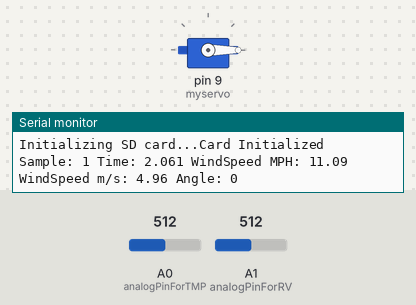
This sketch was run on a simulated Arduino Mega 2560, built with avr-gcc and run on an emulated ATmega2560. Shown: servo, the last lines printed to the serial monitor. The test bench sets the inputs (shaded band); at power-on: A0 (analogPinForTMP) = 512, A1 (analogPinForRV) = 512. Storage starts empty.

Above: at 2.1 s.
At 15.3 s:
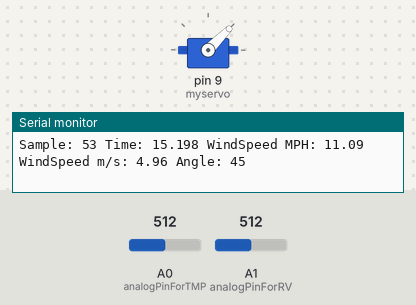
At 28.7 s:
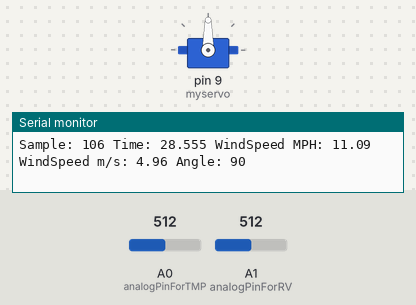
At 55.3 s:
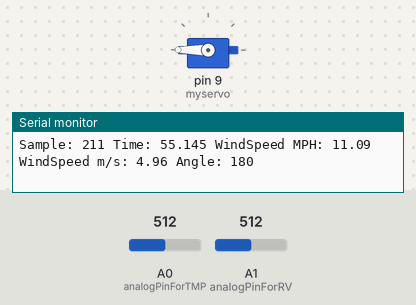
Timing chart, 0 to 74.0 s (numbered marks = the images above):
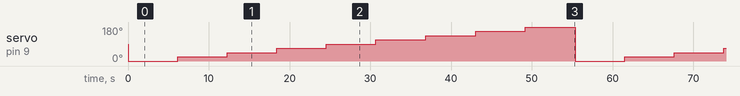

The sketch:

wind_motor.ino
```cpp
/*
    Wind Sensor motor fixture
    Author: Vikram Seshadri
    04/09/2019

    Description:
    This sketch uses a servo motor and a wind sensor to map different vectors of air flow.
     - Added CSV file modifications
     - Added servo motor
     - Added time intervals for each angle

    Calibrating the sensor:
    Put a glass over it, but the sensor should not be touching the desktop surface however.
    Adjust the zeroWindAdjustment until your sensor reads about zero with the glass over it.
    Ideally a vacuum chamber should do the job.

    Hardware Setup:
    Wind Sensor Signals    Arduino
    GND                    GND
    +V                     5V
    RV                     A1,A3,A5,A7    // modify the definitions below to use other pins
    TMP                    A0,A2,A4,A6    // modify the definitions below to use other pins
    SDSS                   53             // for Mega
*/

#include <Servo.h>
#include <SD.h>

#define analogPinForRV    A1   // change to pins you the analog pins are using
#define analogPinForTMP   A0
#define SDSS 4

Servo myservo;  // create servo object to control a servo
int pos = 0;    // variable to store the servo position
const float zeroWindAdjustment =  .2; // negative numbers yield smaller wind speeds and vice versa.
int cnt = 0;

int TMP_Therm_ADunits;  //temp termistor value from wind sensor
float RV_Wind_ADunits;    //RV output from wind sensor
float RV_Wind_Volts;


int TempCtimes100;
float zeroWind_ADunits;
float zeroWind_volts;
float WindSpeed_MPH;
float WindSpeed_MS;
String dataString = "";

unsigned long counter = 0;
unsigned long previousCounter = 0;
unsigned int interval = 6000; //2 minute between angle switch
unsigned long lastMillis;

int posArray[] = {0, 22, 45, 67, 90 , 112, 135 , 157, 180}; // angles
int i = 0;
char x[8]; //timer

/*************************************************************/
/* SD Class */
class CSVFile
{
  public:
    char filenamechar[100];
    File file;
    //SdFat SD;
    String base_filename;
    int file_number;
    String full_filename;

    CSVFile(String bfilename)
    {
      base_filename = bfilename;
      file_number = 1;
      full_filename = bfilename + String(file_number) + String(F(".csv"));
      full_filename.toCharArray(filenamechar, 100);
      //SD.begin(SDSS, SPI_HALF_SPEED);
    }

    void beginNow()
    {
      SD.begin(SDSS);
    }

    void openFile()
    {
      file = SD.open(filenamechar, FILE_WRITE);
    }

    void closeFile()
    {
      file.close();
    }

    void writeToCSV(String data)
    {
      file.print(data);
      file.print(String(F("\r\n")));
    }

    void writeHeaders()
    {
      file.println(String(F("Sample#,Time (sec.),WindSpeed (m/s),Windspeed (mph),Angle"))); //Headers
    }

    void _update_file_number()
    {
      // See if the file already exists, if so, see if it has _###
      // If file doesn't exist, add _###
      // If file does exists, make _### 1 more

      while (SD.exists(filenamechar)) {
        file_number += 1;
        full_filename = base_filename + String(file_number) + String(F(".csv"));
        full_filename.toCharArray(filenamechar, 100);
      }
    }
};

//setup csv file object
String filename = "Airflow";
CSVFile csv(filename);

void setup() {
  myservo.attach(9);

  Serial.begin(57600);
  while (!Serial) {
    ; // wait for serial port to connect. Needed for native USB port only
  }

  Serial.print("Initializing SD card...");

  // see if the card is present and can be initialized:
  if (SD.begin(SDSS)) {

    csv.beginNow();
    csv._update_file_number();
    csv.openFile();
    csv.writeHeaders();
    csv.closeFile();
    Serial.println("Card Initialized");

  }

  else {
    Serial.println("No SD card found");

  }
  myservo.write(posArray[0]);
  delay(2000);
}

void loop() {

  unsigned long currentCounter = millis();
  double timer = 0;

  if (millis() - lastMillis > 200) {
    csv.openFile();
    cnt = cnt + 1;

    TMP_Therm_ADunits = analogRead(analogPinForTMP);
    RV_Wind_ADunits = analogRead(analogPinForRV);

    RV_Wind_Volts = (RV_Wind_ADunits *  0.0048828125);

    TempCtimes100 = (0.005 * ((float)TMP_Therm_ADunits * (float)TMP_Therm_ADunits)) - (16.862 * (float)TMP_Therm_ADunits) + 9075.4;

    zeroWind_ADunits = -0.0006 * ((float)TMP_Therm_ADunits * (float)TMP_Therm_ADunits) + 1.0727 * (float)TMP_Therm_ADunits + 47.172; //  13.0C  553  482.39

    zeroWind_volts = (zeroWind_ADunits * 0.0048828125) - zeroWindAdjustment;

    WindSpeed_MPH =  pow(((RV_Wind_Volts - zeroWind_volts) / .2300) , 2.7265);
    if (isnan(WindSpeed_MPH)) {
      WindSpeed_MPH = 0;
    }

    dataString += cnt;
    dataString += ",";
    Serial.print("Sample: ");
    Serial.print(cnt);

    timer = millis();
    timer = timer / (1000);
    dtostrf(timer, 4, 3, x);
    dataString += x;
    dataString += ",";
    Serial.print(" Time: ");
    Serial.print(x);

    Serial.print(" WindSpeed MPH: ");
    Serial.print((float)WindSpeed_MPH);
    dataString += WindSpeed_MPH;
    dataString += ",";

    WindSpeed_MS = WindSpeed_MPH / 2.237;
    Serial.print(" WindSpeed m/s: ");
    Serial.print((float)WindSpeed_MS);
    dataString += WindSpeed_MS;
    dataString += ",";

    Serial.print (" Angle: ");
    Serial.println(posArray[i]);
    dataString += posArray[i];

    csv.writeToCSV(dataString);
    csv.closeFile();
    dataString = "";

    if ((currentCounter - previousCounter) >= interval) {

      if (posArray[i] == 180 ) {
        i = 0;
      }

      else {
        i++;
      }
      myservo.write(posArray[i]);
      delay(1000);
      previousCounter = currentCounter;
    }
    lastMillis = millis();
  }
}
```

Measured:
- by itself, servo on pin 9 (myservo): repeats every 55.4 s: 22° 6.1 s, 45° 6.1 s, 67° 6.1 s, 90° 6.1 s, 112° 6.2 s, 135° 6.2 s, 157° 6.2 s, 180° 6.2 s, 0° 6.1 s
